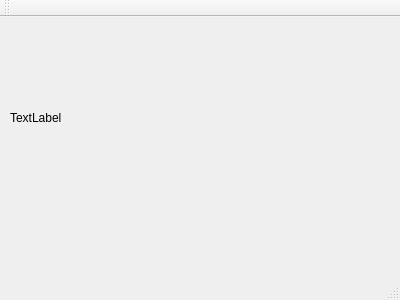
<?xml version="1.0" encoding="UTF-8"?>
<ui version="4.0">
 <class>MainWindow</class>
 <widget class="QMainWindow" name="MainWindow">
  <property name="geometry">
   <rect>
    <x>0</x>
    <y>0</y>
    <width>400</width>
    <height>300</height>
   </rect>
  </property>
  <property name="windowTitle">
   <string>MainWindow</string>
  </property>
  <widget class="QWidget" name="centralWidget">
   <widget class="QLabel" name="label">
    <property name="geometry">
     <rect>
      <x>10</x>
      <y>10</y>
      <width>201</width>
      <height>181</height>
     </rect>
    </property>
    <property name="text">
     <string>TextLabel</string>
    </property>
   </widget>
  </widget>
  <widget class="QMenuBar" name="menuBar">
   <property name="geometry">
    <rect>
     <x>0</x>
     <y>0</y>
     <width>400</width>
     <height>20</height>
    </rect>
   </property>
  </widget>
  <widget class="QToolBar" name="mainToolBar">
   <attribute name="toolBarArea">
    <enum>TopToolBarArea</enum>
   </attribute>
   <attribute name="toolBarBreak">
    <bool>false</bool>
   </attribute>
  </widget>
  <widget class="QStatusBar" name="statusBar"/>
 </widget>
 <layoutdefault spacing="6" margin="11"/>
 <resources/>
 <connections/>
</ui>
